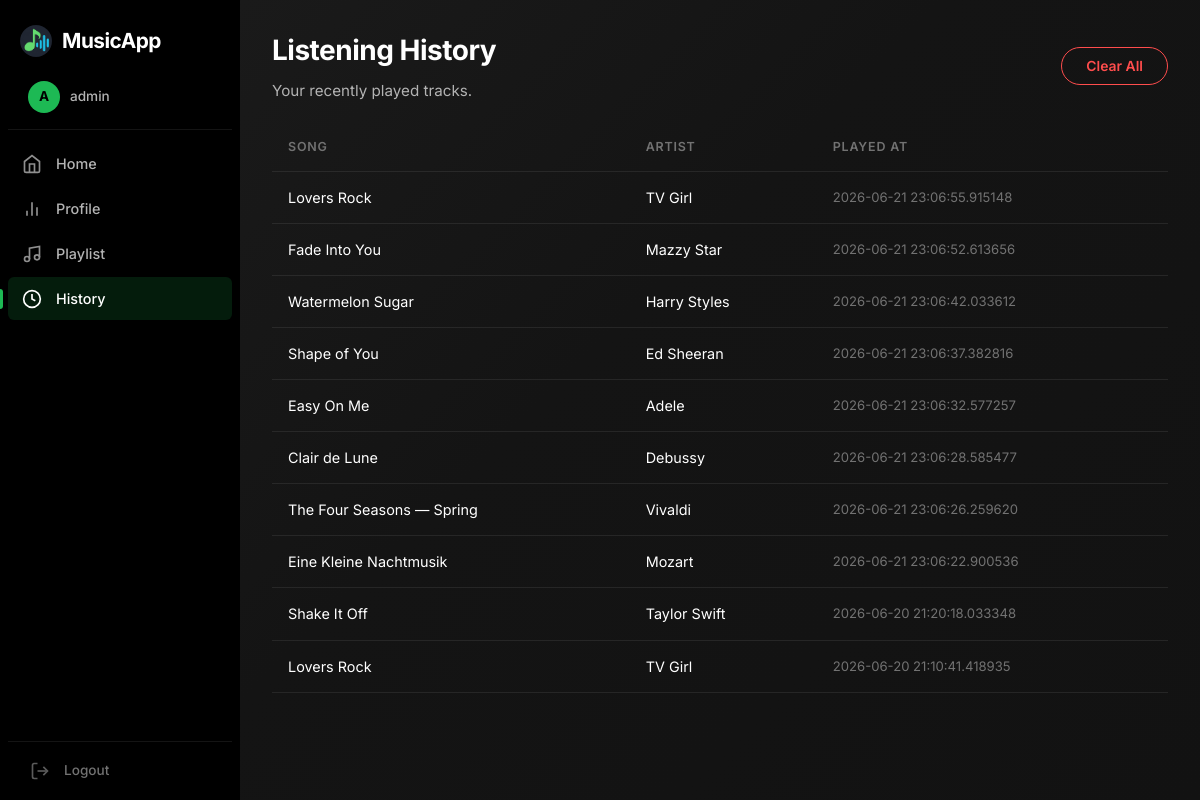
Screenshot of /history (signed in) with the database file from the repository.
### tables this page shows
CREATE TABLE history (
    id INTEGER PRIMARY KEY AUTOINCREMENT,
    user_id INTEGER,
    song_id INTEGER,
    played_at TIMESTAMP DEFAULT CURRENT_TIMESTAMP,
    FOREIGN KEY (user_id) REFERENCES users (id),
    FOREIGN KEY (song_id) REFERENCES songs (id)
);

CREATE TABLE songs (
    id INTEGER PRIMARY KEY AUTOINCREMENT,
    title TEXT NOT NULL,
    artist TEXT NOT NULL,
    genre TEXT NOT NULL,
    energy REAL NOT NULL,
    file_path TEXT
);

### app.py (the view)
@app.route('/history')
def view_history():
    if 'user_id' not in session:
        return redirect('/login')
    conn = get_db_connection()
    history = conn.execute('''
        SELECT songs.title, songs.artist, history.played_at
        FROM history
        JOIN songs ON history.song_id = songs.id
        WHERE history.user_id = ?
        ORDER BY history.played_at DESC LIMIT 10
    ''', (session['user_id'],)).fetchall()
    conn.close()
    return render_template('history.html', history=history)

### app.py (called while the page is built)
def get_db_connection():
    conn = sqlite3.connect('music.db')
    conn.row_factory = sqlite3.Row # This allows us to use column names directly
    return conn

### templates/history.html (shortened to what this page needs)
{% extends "base_app.html" %}
{% block app_content %}
<div class="history-header">
    <div class="page-header" style="margin-bottom:0;">
        <h1>Listening History</h1>
        <p>Your recently played tracks.</p>
    </div>
    {% if history %}
    <form action="/clear_history" method="POST" onsubmit="return confirm('Clear your entire listening history?');">
        <button type="submit" class="btn btn-danger">Clear All</button>
    </form>
    {% endif %}
</div>
<table class="history-table">
    <thead>
        <tr>
            <th>Song</th>
            <th>Artist</th>
            <th>Played At</th>
        </tr>
    </thead>
    <tbody>
        {% for item in history %}
        <tr>
            <td>{{ item['title'] }}</td>
            <td>{{ item['artist'] }}</td>
            <td class="muted">{{ item['played_at'] }}</td>
        </tr>
        {% endfor %}
    </tbody>
</table>
{% endblock %}

### static/style.css (style rules this page uses)
:root { --bg-primary: #121212; --bg-secondary: #1a1a1a; --bg-card: rgba(255, 255, 255, 0.05); --bg-card-hover: rgba(255, 255, 255, 0.08); --bg-sidebar: #000000; --bg-input: #2a2a2a; --bg-elevated: #242424; --accent-green: #1DB954; --accent-green-hover: #1ed760; --accent-red: #ff4d4d; --accent-blue: #3498db; --text-primary: #ffffff; --text-secondary: #b3b3b3; --text-muted: #727272; --border-subtle: rgba(255, 255, 255, 0.08); --border-hover: rgba(255, 255, 255, 0.15); --glass-bg: rgba(255, 255, 255, 0.04); --glass-border: rgba(255, 255, 255, 0.06); --glass-shadow: 0 8px 32px rgba(0, 0, 0, 0.4); --sidebar-width: 240px; --player-height: 80px; --radius-sm: 6px; --radius-md: 12px; --radius-lg: 16px; --radius-full: 50px; --font-primary: 'Inter', -apple-system, BlinkMacSystemFont, sans-serif; --transition-fast: 0.15s ease; --transition-normal: 0.25s ease; --transition-slow: 0.4s cubic-bezier(0.25, 0.46, 0.45, 0.94); }
*, *::before, *::after { margin: 0; padding: 0; box-sizing: border-box; }
html { font-size: 16px; -webkit-font-smoothing: antialiased; -moz-osx-font-smoothing: grayscale; }
body { font-family: var(--font-primary); background-color: var(--bg-primary); color: var(--text-primary); line-height: 1.6; overflow: hidden; height: 100vh; }
.page-header { margin-bottom: 28px; }
.page-header h1 { font-size: 1.75rem; font-weight: 700; letter-spacing: -0.5px; margin-bottom: 6px; }
.page-header p { color: var(--text-secondary); font-size: 0.95rem; }
.btn { display: inline-flex; align-items: center; justify-content: center; gap: 8px; padding: 10px 24px; border-radius: var(--radius-full); font-family: var(--font-primary); font-size: 0.87rem; font-weight: 600; border: none; cursor: pointer; transition: all var(--transition-normal); white-space: nowrap; }
.btn-danger { background: transparent; color: var(--accent-red); border: 1px solid var(--accent-red); }
.history-table { width: 100%; border-collapse: collapse; }
.history-table th { text-align: left; padding: 14px 16px; font-size: 0.78rem; font-weight: 600; text-transform: uppercase; letter-spacing: 0.8px; color: var(--text-muted); border-bottom: 1px solid var(--border-subtle); }
.history-table td { padding: 14px 16px; border-bottom: 1px solid var(--border-subtle); font-size: 0.9rem; }
.history-table td.muted { color: var(--text-muted); font-size: 0.82rem; }
.history-header { display: flex; justify-content: space-between; align-items: center; margin-bottom: 20px; }

### rows the page displays
history: title "Lovers Rock", artist "TV Girl", played_at "2026-06-21 23:06:55.915148"
history: title "Fade Into You", artist "Mazzy Star", played_at "2026-06-21 23:06:52.613656"
history: title "Watermelon Sugar", artist "Harry Styles", played_at "2026-06-21 23:06:42.033612"
history: title "Shape of You", artist "Ed Sheeran", played_at "2026-06-21 23:06:37.382816"
history: title "Easy On Me", artist "Adele", played_at "2026-06-21 23:06:32.577257"
history: title "Clair de Lune", artist "Debussy", played_at "2026-06-21 23:06:28.585477"
history: title "The Four Seasons — Spring", artist "Vivaldi", played_at "2026-06-21 23:06:26.259620"
history: title "Eine Kleine Nachtmusik", artist "Mozart", played_at "2026-06-21 23:06:22.900536"
history: title "Shake It Off", artist "Taylor Swift", played_at "2026-06-20 21:20:18.033348"
history: title "Lovers Rock", artist "TV Girl", played_at "2026-06-20 21:10:41.418935"

### other values shown
{{ session['username'][0]|upper }} "A"
{{ session['username'] }} "admin"
